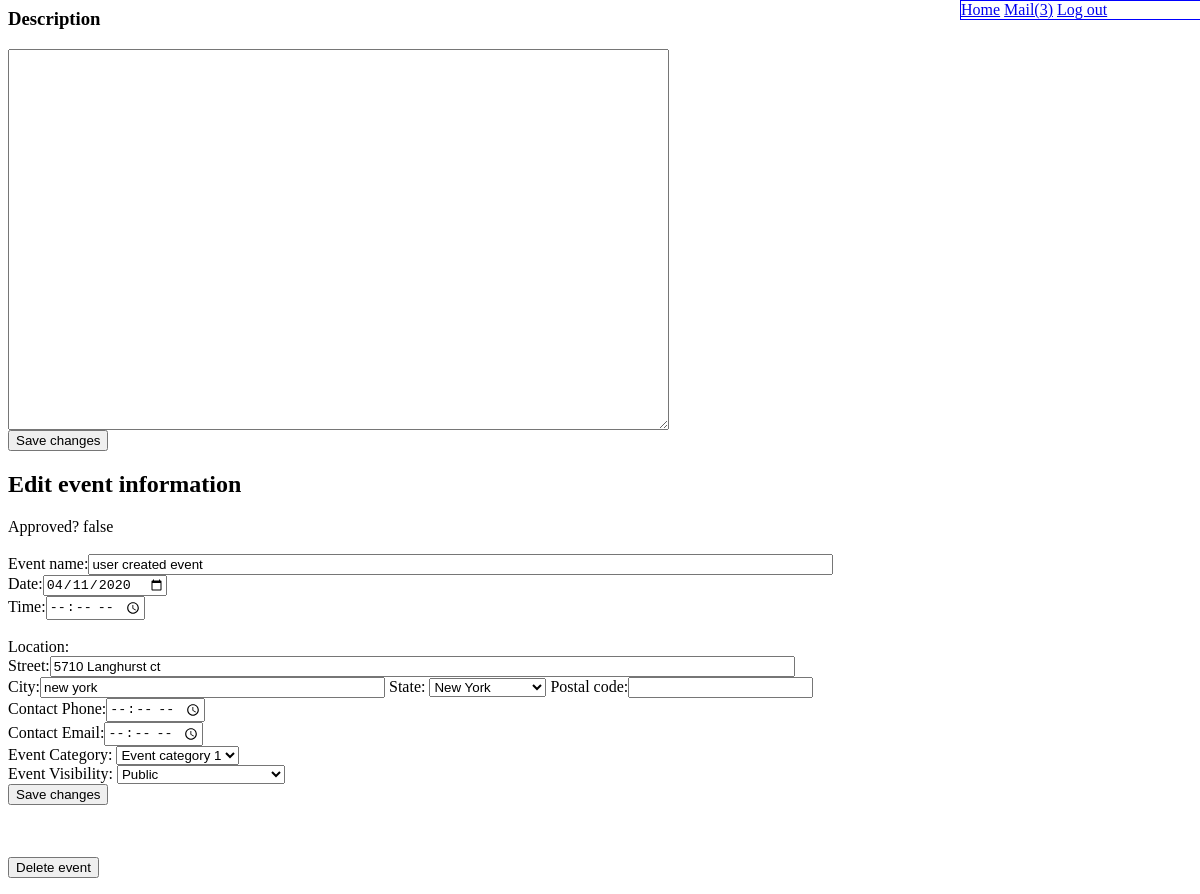
/event_edit.php?event=215 (signed in), run on the app's committed database.
### tables this page shows
CREATE TABLE IF NOT EXISTS `event` (
`eid` int(11) NOT NULL,
  `owner` varchar(255) NOT NULL,
  `name` varchar(500) NOT NULL,
  `rating` int(11) DEFAULT NULL,
  `date` date DEFAULT NULL,
  `approval` bit(1) DEFAULT NULL,
  `description` varchar(10000) DEFAULT NULL,
  `time` time DEFAULT NULL,
  `aid` int(11) DEFAULT NULL,
  `contact_phone` varchar(12) DEFAULT NULL,
  `contact_email` varchar(255) DEFAULT NULL,
  `ecid` int(11) DEFAULT NULL,
  `evid` int(11) DEFAULT NULL
);

CREATE TABLE IF NOT EXISTS `address` (
`aid` int(11) NOT NULL,
  `street` varchar(255) DEFAULT NULL,
  `city` varchar(255) DEFAULT NULL,
  `sid` varchar(2) DEFAULT NULL,
  `p_code` varchar(30) DEFAULT NULL,
  `latitude` float(10,6) NOT NULL DEFAULT '38.000000',
  `longitude` float(10,6) NOT NULL DEFAULT '-98.000000'
);

### db/security.php (called while the page is built)
<?php
function escape($string) {
	return htmlentities(trim($string), ENT_QUOTES, 'UTF-8');
}

### event_edit.php (the view, shortened to what this page needs)
<?php
require 'db/connect.php';
require 'db/security.php';
include 'mysql_functions.php';
?>
<?php
$destination = "";
if(isset($_GET['event'])){
	$eid = trim($_GET['event']);
}
		?>
		<?php
if(!empty($_GET)){
	$temp = $db->query("SELECT * FROM event WHERE (eid) = '" . $eid . "'");
	$event = $temp->fetch_assoc();
	$temp = $db->query("SELECT * FROM event_category");
	$event_category = $temp->fetch_all(MYSQLI_ASSOC);
	$temp = $db->query("SELECT * FROM event_visibility");
	$event_visibility = $temp->fetch_all(MYSQLI_ASSOC);
	$temp = $db->query("SELECT * FROM state");
	$state = $temp->fetch_all(MYSQLI_ASSOC);
	if(isset($_GET['new'])){
		$new =true;
		$event = 0;
		$aid = 0;
	} else {
		$new = false;
		$temp = $db->query("SELECT * FROM event WHERE (eid) = '" . $eid . "'");
		$event = $temp->fetch_assoc();
		$aid = $event['aid'];
	}
	$temp = $db->query("SELECT * FROM address WHERE (aid) = '" . $aid . "'");
	$address = $temp->fetch_assoc();
} else {
	echo 'no such rso exists';
	header("Location:index.php?result=no_rso");
	die();
}
?>
<!doctype html PUBLIC "-//W3C//DTD XHTML 1.0 Transitional//EN"
"http://www.w3.org/TR/xhtml1/DTD/xhtml1-transitional.dtd">
<html>
<head>
	<link rel="stylesheet" type="text/css" href="pagestyle.css">
	<?php
		function optionSelect($return_name, $field, $value, $name, $current) {
		?>
			<select id="<?php echo escape($return_name); ?>" name="<?php echo escape($return_name); ?>" size="1"
				selected="<? echo escape($current); ?>" >
			<?php
			foreach($field as $s){
				if($s[$value] == $current) {
			?>
					<option selected="selected" value="<?php echo escape($s[$value]); ?>"><?php echo escape($s[$name]); ?></option>
				<?php
				} else {
				?>
				<option value="<?php echo escape($s[$value]); ?>"><?php echo escape($s[$name]); ?></option>
			<?php
			}
		}
			?>
			</select>
		<?php
		}
		?>
</head>
<body>
<?php
	if(!$new){
				?>
		<h3>Description</h3>
		<form action="?rso=<?php echo escape($rid); ?>&event=<?php echo escape($eid);?>" method="POST">
			<textarea cols="80" rows="25"name="description"><?php echo escape($event['description']); ?></textarea><br>
			<input type="submit" value="Save changes"/>
		</form>
	<?php
		$time = date_format(DateTime::createFromFormat("H:i:s", $event['time']), 'h:i a');
	} else {
		$time = "";
	}
?>
<h2>Edit event information</h2>
<form action="?<?php echo $destination; ?>event=<?php echo escape($eid);?>&editaaaad=0" method="POST">
<?php
	if(!$new){
				?>
	Approved? <?php echo escape( ($event['approval'] != 0 ? "true" : "false" ) ); ?><br><br>
	<?php } ?>
	Event name:<input type="text" size="90" name="name" value="<?php echo escape($event['name']) ;?>"/><br>
	Date:<input type="date" name="date" value="<?php echo escape($event['date']);?>"/><br>
	Time:<input type="time" name="time" value="<?php echo escape($time) ;?>"/><br><br>
	Location:<br>
	Street:<input type="text" name="street" size="90" value="<?php echo escape($address['street']);?>"/><br>
	City:<input type="text" name="city" size="40" value="<?php echo escape($address['city']);?>"/>
	State:<?php optionSelect("state", $state, "sid", "name", $address['sid']); ?>
	Postal code:<input type="text" name="p_code" value="<?php echo escape($address['p_code']);?>"/><br>
	Contact Phone:<input type="time" name="contact_phone" value="<?php echo escape($event['contact_phone']);?>"/><br>
	Contact Email:<input type="time" size="60" name="contact_email" value="<?php echo escape($event['contact_email']);?>"/><br>
	Event Category:<?php optionSelect("event_category", $event_category, "ecid", "type", $event['ecid']); ?><br>
	Event Visibility: <?php optionSelect("event_visibility", $event_visibility, "evid", "type", $event['evid']); ?><br>
	<input type="submit" value="Save changes"/>
</form><br><br>
<?php
	if(!$new){
				?>
<form action="?<?php echo $destination; ?>event=<?php echo escape($eid);?>&delete=1" method="POST">
	<input type="submit" value="Delete event" />
</form>
<?php } ?>
</body>
</html>

### data on the page
event: approval "false", name "user created event", date "04/11/2020"
address: street "5710 Langhurst ct", city "new york"

### other printed values
$inbox "3"
form field state "New York"
form field event_category "Event category 1"
form field event_visibility "Public"
